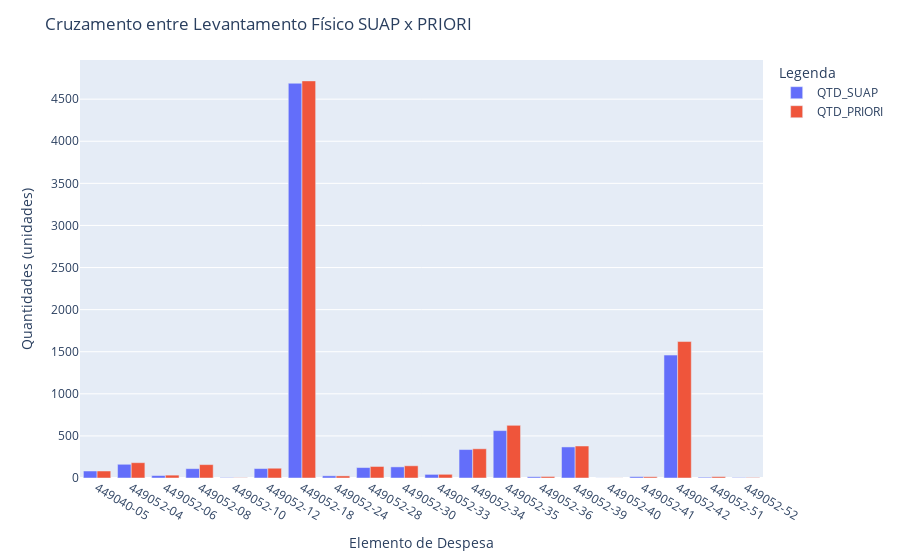
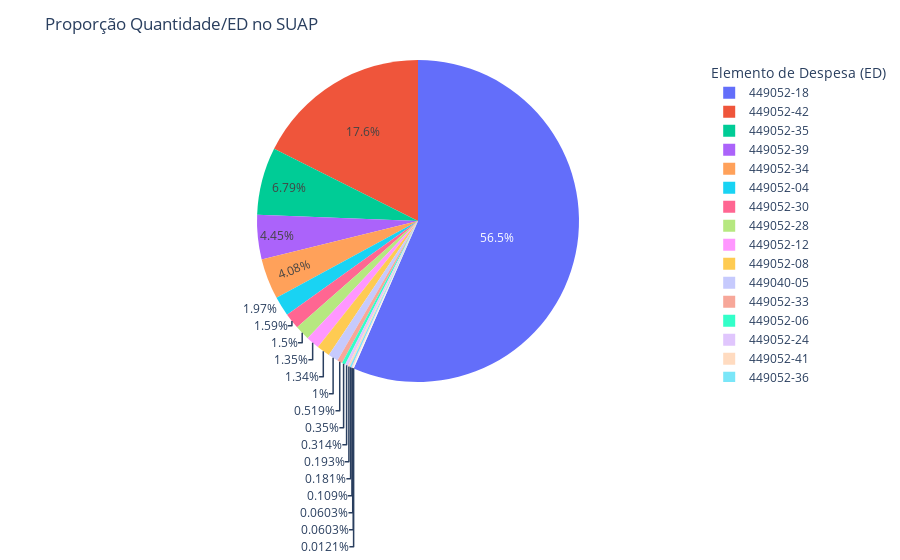
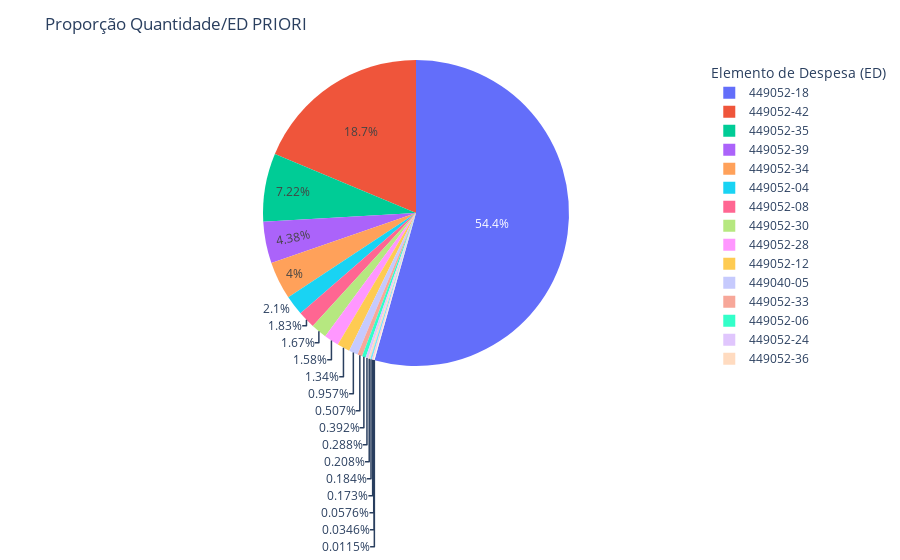
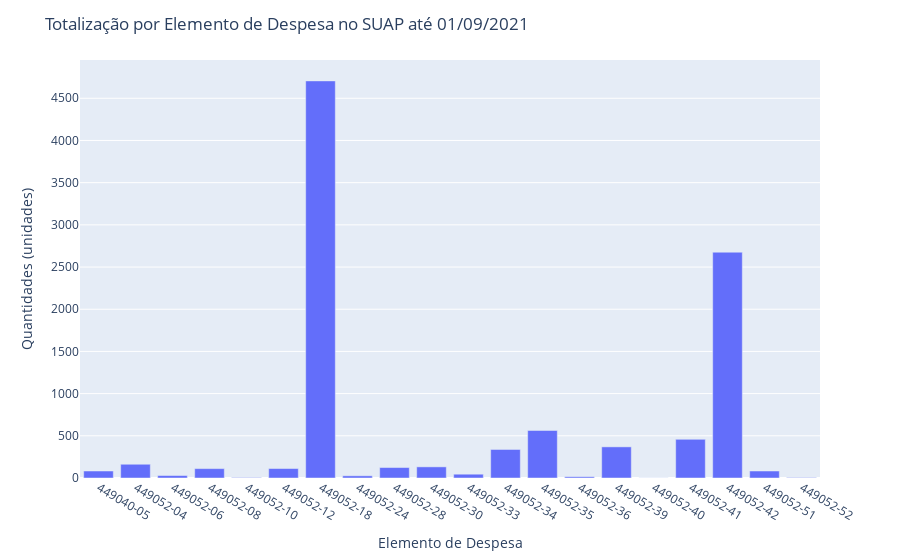

The notebook cell these images were saved under, in order:
### Code cell
# antes de montar comparativo rodar a função droprar_descrição
montar_comparativo(suap_total, priori)
montar_totalizacao(suap_completo)
# montar_totalizacao(diferenca_suap)

### Figure 1 — Plotly figure (JSON) as saved in the notebook; plotly's stock layout.template omitted (floating-point values rounded to 4 significant figures)
{"data": [{"alignmentgroup": "True", "hovertemplate": "variable=QTD_SUAP<br>ED=%{x}<br>value=%{y}<extra></extra>", "legendgroup": "QTD_SUAP", "marker": {"color": "#636efa", "pattern": {"shape": ""}}, "name": "QTD_SUAP", "offsetgroup": "QTD_SUAP", "orientation": "v", "showlegend": true, "textposition": "auto", "type": "bar", "x": ["449040-05", "449052-04", "449052-06", "449052-08", "449052-10", "449052-12", "449052-18", "449052-24", "449052-28", "449052-30", "449052-33", "449052-34", "449052-35", "449052-36", "449052-39", "449052-40", "449052-41", "449052-42", "449052-51", "449052-52"], "xaxis": "x", "y": [83, 163, 29, 111, 5, 112, 4689, 26, 124, 132, 43, 338, 563, 15, 369, 1, 16, 1460, 9, 5], "yaxis": "y"}, {"alignmentgroup": "True", "hovertemplate": "variable=QTD_PRIORI<br>ED=%{x}<br>value=%{y}<extra></extra>", "legendgroup": "QTD_PRIORI", "marker": {"color": "#EF553B", "pattern": {"shape": ""}}, "name": "QTD_PRIORI", "offsetgroup": "QTD_PRIORI", "orientation": "v", "showlegend": true, "textposition": "auto", "type": "bar", "x": ["449040-05", "449052-04", "449052-06", "449052-08", "449052-10", "449052-12", "449052-18", "449052-24", "449052-28", "449052-30", "449052-33", "449052-34", "449052-35", "449052-36", "449052-39", "449052-40", "449052-41", "449052-42", "449052-51", "449052-52"], "xaxis": "x", "y": [83, 182, 34, 159, 3, 116, 4717, 25, 137, 145, 44, 347, 626, 18, 380, 1, 15, 1621, 16, 5], "yaxis": "y"}], "layout": {"barmode": "group", "legend": {"title": {"text": "Legenda"}, "tracegroupgap": 0}, "margin": {"t": 60}, "title": {"text": "Cruzamento entre Levantamento Físico SUAP x PRIORI"}, "xaxis": {"anchor": "y", "domain": [0, 1], "title": {"text": "Elemento de Despesa"}}, "yaxis": {"anchor": "x", "domain": [0, 1], "title": {"text": "Quantidades (unidades)"}}}}

### Figure 2 — Plotly figure (JSON) as saved in the notebook; plotly's stock layout.template omitted (floating-point values rounded to 4 significant figures)
{"data": [{"domain": {"x": [0, 1], "y": [0, 1]}, "hovertemplate": "ED=%{label}<br>QTD_SUAP=%{value}<extra></extra>", "labels": ["449040-05", "449052-04", "449052-06", "449052-08", "449052-10", "449052-12", "449052-18", "449052-24", "449052-28", "449052-30", "449052-33", "449052-34", "449052-35", "449052-36", "449052-39", "449052-40", "449052-41", "449052-42", "449052-51", "449052-52"], "legendgroup": "", "name": "", "showlegend": true, "type": "pie", "values": [83, 163, 29, 111, 5, 112, 4689, 26, 124, 132, 43, 338, 563, 15, 369, 1, 16, 1460, 9, 5]}], "layout": {"legend": {"title": {"text": "Elemento de Despesa (ED)"}, "tracegroupgap": 0}, "margin": {"t": 60}, "title": {"text": "Proporção Quantidade/ED no SUAP"}}}

### Figure 3 — Plotly figure (JSON) as saved in the notebook; plotly's stock layout.template omitted (floating-point values rounded to 4 significant figures)
{"data": [{"domain": {"x": [0, 1], "y": [0, 1]}, "hovertemplate": "ED=%{label}<br>QTD_PRIORI=%{value}<extra></extra>", "labels": ["449040-05", "449052-04", "449052-06", "449052-08", "449052-10", "449052-12", "449052-18", "449052-24", "449052-28", "449052-30", "449052-33", "449052-34", "449052-35", "449052-36", "449052-39", "449052-40", "449052-41", "449052-42", "449052-51", "449052-52"], "legendgroup": "", "name": "", "showlegend": true, "type": "pie", "values": [83, 182, 34, 159, 3, 116, 4717, 25, 137, 145, 44, 347, 626, 18, 380, 1, 15, 1621, 16, 5]}], "layout": {"legend": {"title": {"text": "Elemento de Despesa (ED)"}, "tracegroupgap": 0}, "margin": {"t": 60}, "title": {"text": "Proporção Quantidade/ED PRIORI"}}}

### Figure 4 — Plotly figure (JSON) as saved in the notebook; plotly's stock layout.template omitted (floating-point values rounded to 4 significant figures)
{"data": [{"alignmentgroup": "True", "hovertemplate": "ED=%{x}<br>QTD_TOTAL=%{y}<extra></extra>", "legendgroup": "", "marker": {"color": "#636efa", "pattern": {"shape": ""}}, "name": "", "offsetgroup": "", "orientation": "v", "showlegend": false, "textposition": "auto", "type": "bar", "x": ["449040-05", "449052-04", "449052-06", "449052-08", "449052-10", "449052-12", "449052-18", "449052-24", "449052-28", "449052-30", "449052-33", "449052-34", "449052-35", "449052-36", "449052-39", "449052-40", "449052-41", "449052-42", "449052-51", "449052-52"], "xaxis": "x", "y": [83, 163, 29, 111, 5, 112, 4706, 26, 124, 132, 45, 338, 563, 15, 369, 1, 458, 2676, 83, 5], "yaxis": "y"}], "layout": {"barmode": "relative", "legend": {"title": {"text": "Legenda"}, "tracegroupgap": 0}, "margin": {"t": 60}, "title": {"text": "Totalização por Elemento de Despesa no SUAP até 01/09/2021"}, "xaxis": {"anchor": "y", "domain": [0, 1], "title": {"text": "Elemento de Despesa"}}, "yaxis": {"anchor": "x", "domain": [0, 1], "title": {"text": "Quantidades (unidades)"}}}}
